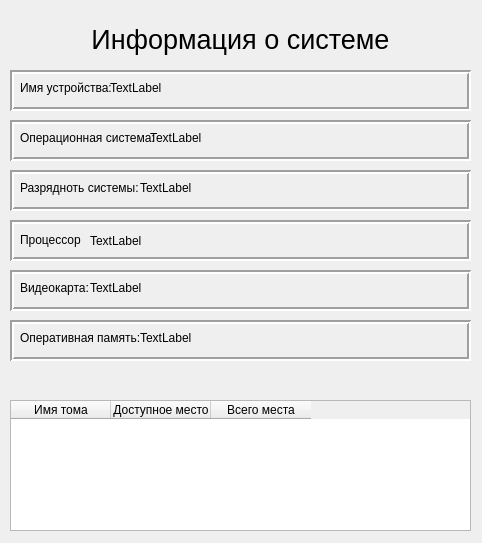
<?xml version="1.0" encoding="UTF-8"?>
<ui version="4.0">
 <class>SystemInfo</class>
 <widget class="QDialog" name="SystemInfo">
  <property name="geometry">
   <rect>
    <x>0</x>
    <y>0</y>
    <width>482</width>
    <height>543</height>
   </rect>
  </property>
  <property name="windowTitle">
   <string>Dialog</string>
  </property>
  <widget class="QLabel" name="label">
   <property name="geometry">
    <rect>
     <x>50</x>
     <y>10</y>
     <width>381</width>
     <height>59</height>
    </rect>
   </property>
   <property name="font">
    <font>
     <pointsize>20</pointsize>
    </font>
   </property>
   <property name="layoutDirection">
    <enum>Qt::LeftToRight</enum>
   </property>
   <property name="text">
    <string>Информация о системе</string>
   </property>
   <property name="alignment">
    <set>Qt::AlignCenter</set>
   </property>
  </widget>
  <widget class="QFrame" name="frame">
   <property name="geometry">
    <rect>
     <x>10</x>
     <y>220</y>
     <width>461</width>
     <height>41</height>
    </rect>
   </property>
   <property name="frameShape">
    <enum>QFrame::Box</enum>
   </property>
   <property name="frameShadow">
    <enum>QFrame::Sunken</enum>
   </property>
   <property name="lineWidth">
    <number>2</number>
   </property>
   <widget class="QLabel" name="label_2">
    <property name="geometry">
     <rect>
      <x>10</x>
      <y>10</y>
      <width>61</width>
      <height>20</height>
     </rect>
    </property>
    <property name="text">
     <string>Процесcор:</string>
    </property>
   </widget>
   <widget class="QLabel" name="cpuName">
    <property name="geometry">
     <rect>
      <x>80</x>
      <y>10</y>
      <width>351</width>
      <height>21</height>
     </rect>
    </property>
    <property name="text">
     <string>TextLabel</string>
    </property>
   </widget>
  </widget>
  <widget class="QFrame" name="frame_2">
   <property name="geometry">
    <rect>
     <x>10</x>
     <y>270</y>
     <width>461</width>
     <height>41</height>
    </rect>
   </property>
   <property name="frameShape">
    <enum>QFrame::Box</enum>
   </property>
   <property name="frameShadow">
    <enum>QFrame::Sunken</enum>
   </property>
   <property name="lineWidth">
    <number>2</number>
   </property>
   <widget class="QLabel" name="gpuName">
    <property name="geometry">
     <rect>
      <x>80</x>
      <y>10</y>
      <width>361</width>
      <height>16</height>
     </rect>
    </property>
    <property name="text">
     <string>TextLabel</string>
    </property>
   </widget>
   <widget class="QLabel" name="label_4">
    <property name="geometry">
     <rect>
      <x>10</x>
      <y>10</y>
      <width>111</width>
      <height>16</height>
     </rect>
    </property>
    <property name="text">
     <string>Видеокарта: </string>
    </property>
   </widget>
  </widget>
  <widget class="QFrame" name="frame_3">
   <property name="geometry">
    <rect>
     <x>10</x>
     <y>320</y>
     <width>461</width>
     <height>41</height>
    </rect>
   </property>
   <property name="frameShape">
    <enum>QFrame::Box</enum>
   </property>
   <property name="frameShadow">
    <enum>QFrame::Sunken</enum>
   </property>
   <property name="lineWidth">
    <number>2</number>
   </property>
   <widget class="QLabel" name="label_8">
    <property name="geometry">
     <rect>
      <x>10</x>
      <y>10</y>
      <width>141</width>
      <height>16</height>
     </rect>
    </property>
    <property name="text">
     <string>Оперативная память:</string>
    </property>
   </widget>
   <widget class="QLabel" name="OperMemory">
    <property name="geometry">
     <rect>
      <x>130</x>
      <y>10</y>
      <width>321</width>
      <height>16</height>
     </rect>
    </property>
    <property name="text">
     <string>TextLabel</string>
    </property>
   </widget>
  </widget>
  <widget class="QFrame" name="frame_4">
   <property name="geometry">
    <rect>
     <x>10</x>
     <y>70</y>
     <width>461</width>
     <height>41</height>
    </rect>
   </property>
   <property name="frameShape">
    <enum>QFrame::Box</enum>
   </property>
   <property name="frameShadow">
    <enum>QFrame::Sunken</enum>
   </property>
   <property name="lineWidth">
    <number>2</number>
   </property>
   <widget class="QLabel" name="PCName">
    <property name="geometry">
     <rect>
      <x>100</x>
      <y>10</y>
      <width>341</width>
      <height>16</height>
     </rect>
    </property>
    <property name="text">
     <string>TextLabel</string>
    </property>
   </widget>
   <widget class="QLabel" name="label_5">
    <property name="geometry">
     <rect>
      <x>10</x>
      <y>10</y>
      <width>141</width>
      <height>16</height>
     </rect>
    </property>
    <property name="text">
     <string>Имя устройства: </string>
    </property>
   </widget>
  </widget>
  <widget class="QFrame" name="frame_5">
   <property name="geometry">
    <rect>
     <x>10</x>
     <y>120</y>
     <width>461</width>
     <height>41</height>
    </rect>
   </property>
   <property name="frameShape">
    <enum>QFrame::Box</enum>
   </property>
   <property name="frameShadow">
    <enum>QFrame::Sunken</enum>
   </property>
   <property name="lineWidth">
    <number>2</number>
   </property>
   <widget class="QLabel" name="OSName">
    <property name="geometry">
     <rect>
      <x>140</x>
      <y>10</y>
      <width>311</width>
      <height>16</height>
     </rect>
    </property>
    <property name="text">
     <string>TextLabel</string>
    </property>
   </widget>
   <widget class="QLabel" name="label_3">
    <property name="geometry">
     <rect>
      <x>10</x>
      <y>10</y>
      <width>141</width>
      <height>16</height>
     </rect>
    </property>
    <property name="text">
     <string>Операционная система: </string>
    </property>
   </widget>
  </widget>
  <widget class="QFrame" name="frame_6">
   <property name="geometry">
    <rect>
     <x>10</x>
     <y>170</y>
     <width>461</width>
     <height>41</height>
    </rect>
   </property>
   <property name="frameShape">
    <enum>QFrame::Box</enum>
   </property>
   <property name="frameShadow">
    <enum>QFrame::Sunken</enum>
   </property>
   <property name="lineWidth">
    <number>2</number>
   </property>
   <widget class="QLabel" name="label_6">
    <property name="geometry">
     <rect>
      <x>10</x>
      <y>10</y>
      <width>141</width>
      <height>16</height>
     </rect>
    </property>
    <property name="text">
     <string>Разрядноть системы:</string>
    </property>
   </widget>
   <widget class="QLabel" name="label_7">
    <property name="geometry">
     <rect>
      <x>130</x>
      <y>10</y>
      <width>311</width>
      <height>16</height>
     </rect>
    </property>
    <property name="text">
     <string>TextLabel</string>
    </property>
   </widget>
  </widget>
  <widget class="QTableWidget" name="tableWidget">
   <property name="geometry">
    <rect>
     <x>10</x>
     <y>400</y>
     <width>461</width>
     <height>131</height>
    </rect>
   </property>
   <property name="sizePolicy">
    <sizepolicy hsizetype="Maximum" vsizetype="Expanding">
     <horstretch>0</horstretch>
     <verstretch>0</verstretch>
    </sizepolicy>
   </property>
   <property name="minimumSize">
    <size>
     <width>461</width>
     <height>0</height>
    </size>
   </property>
   <column>
    <property name="text">
     <string>Имя тома</string>
    </property>
    <property name="textAlignment">
     <set>AlignCenter</set>
    </property>
   </column>
   <column>
    <property name="text">
     <string>Доступное место</string>
    </property>
    <property name="textAlignment">
     <set>AlignCenter</set>
    </property>
   </column>
   <column>
    <property name="text">
     <string>Всего места</string>
    </property>
    <property name="textAlignment">
     <set>AlignCenter</set>
    </property>
   </column>
  </widget>
 </widget>
 <resources/>
 <connections/>
</ui>
